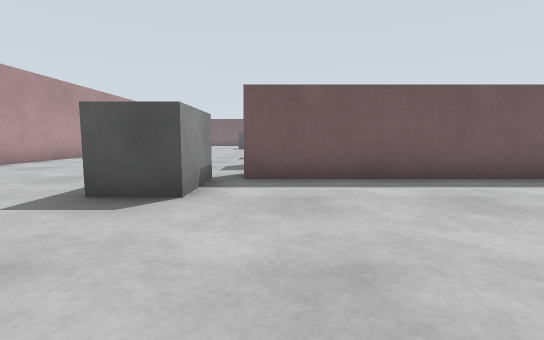
[1] (above)

23 first-person views from a walk through a Gazebo world. The camera is 0.72 m above the floor, tilts 6° down and sees 85° across. The floor is counted in squares, 1 m on a side. Each view is taken from the middle of a square. On the plan, view 1 faces up. The plan holds only what a view shows up to about 10 squares ahead; the rest is blank. Some stock models are drawn as simple stand-ins.

[2]
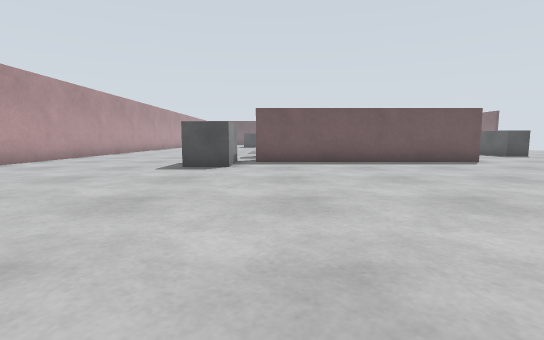

[3]
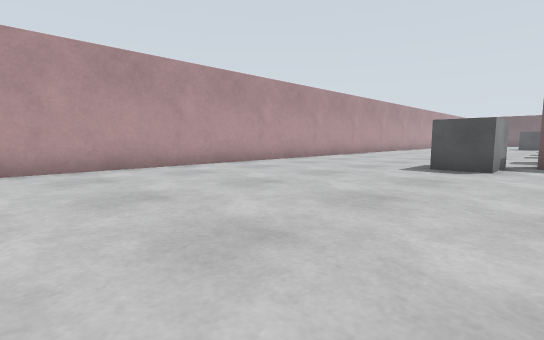

[4]
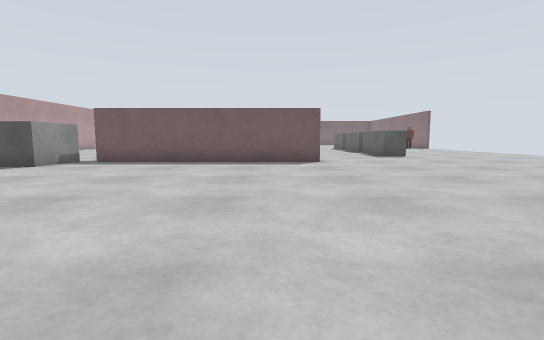

[5]
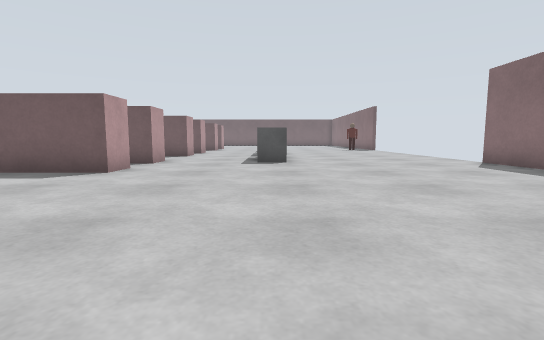

[6]
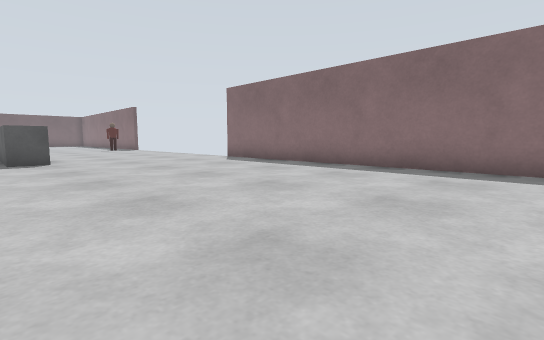

[7]
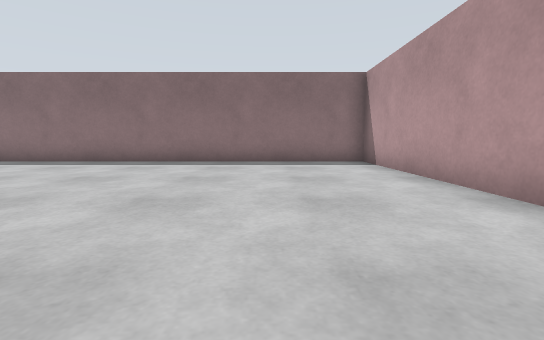

[8]
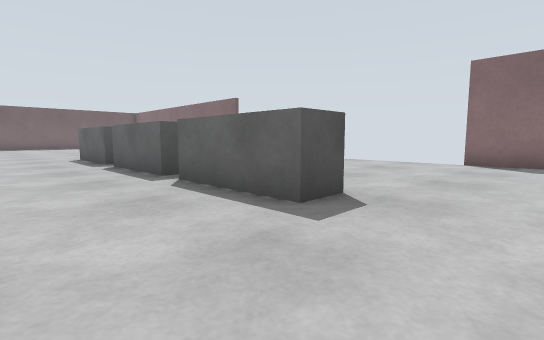

[9]
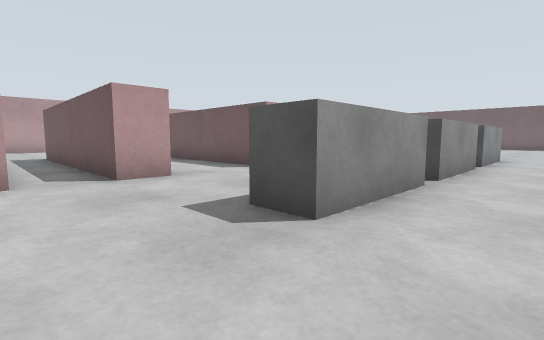

[10]
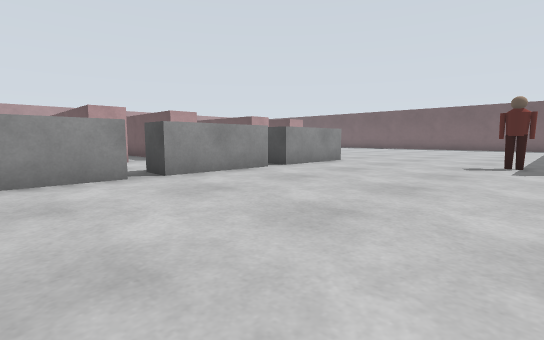

[11]
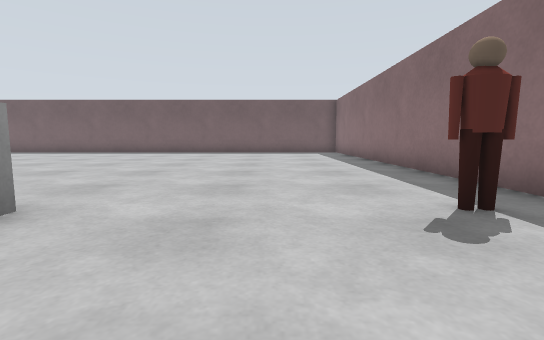

[12]
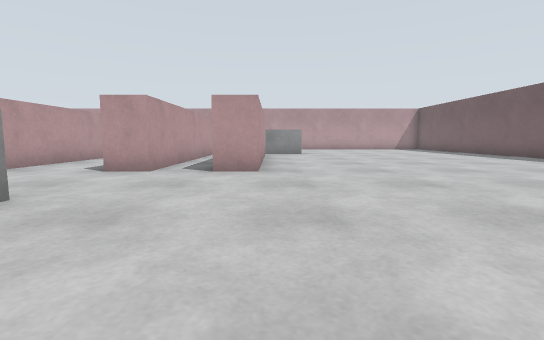

[13]
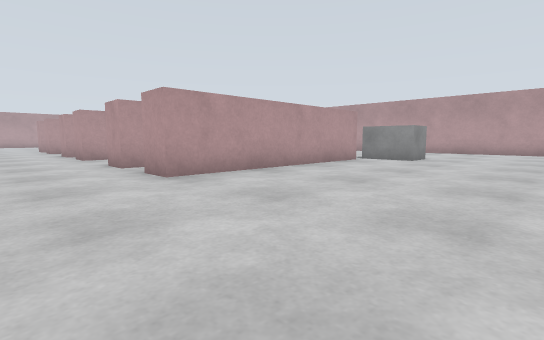

[14]
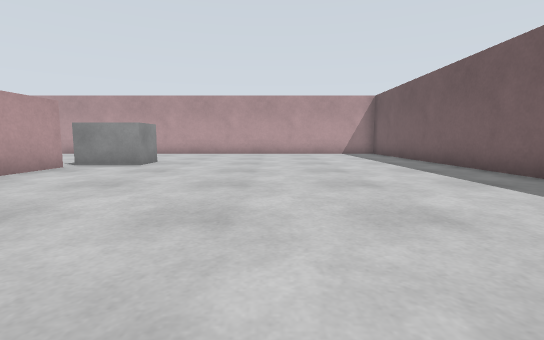

[15]
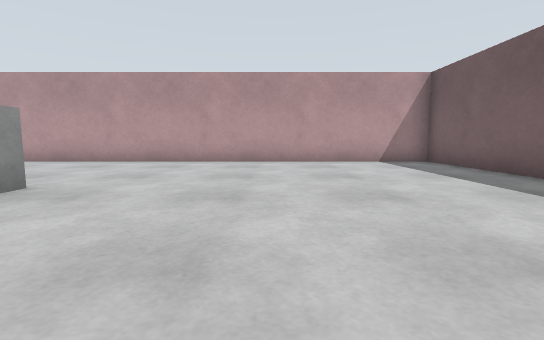

[16]
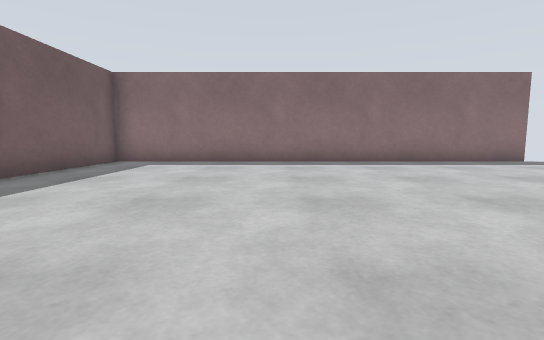

[17]
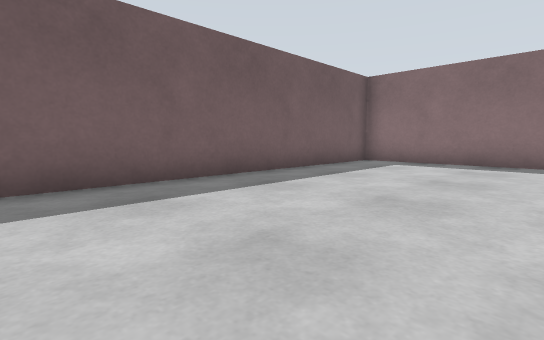

[18]
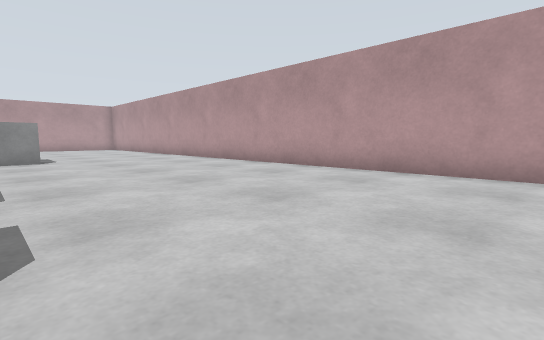

[19]
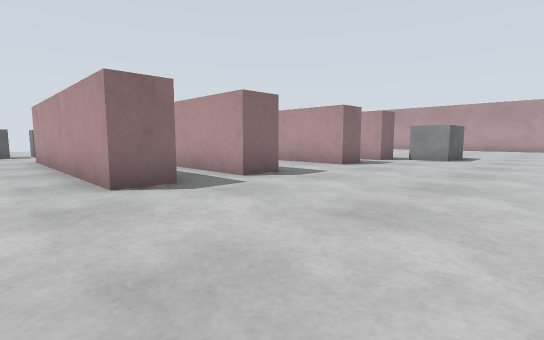

[20]
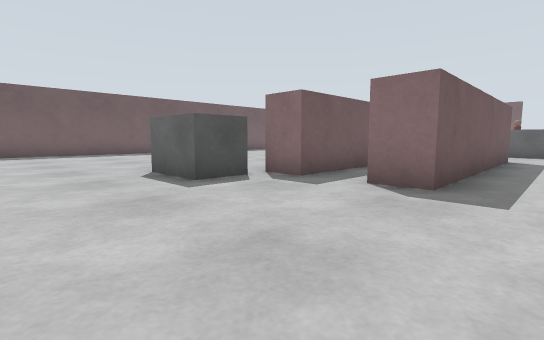

[21]
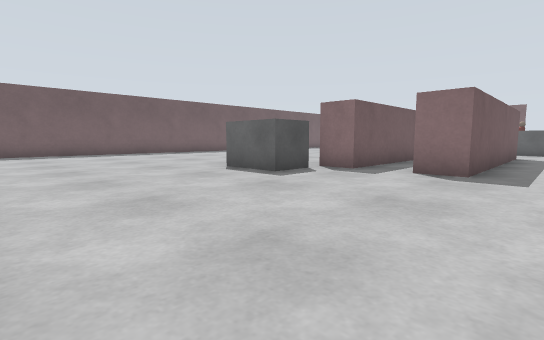

[22]
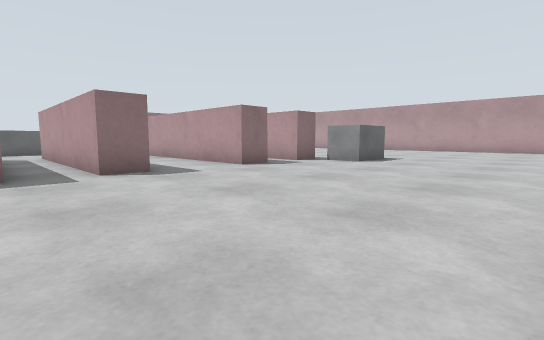

[23]
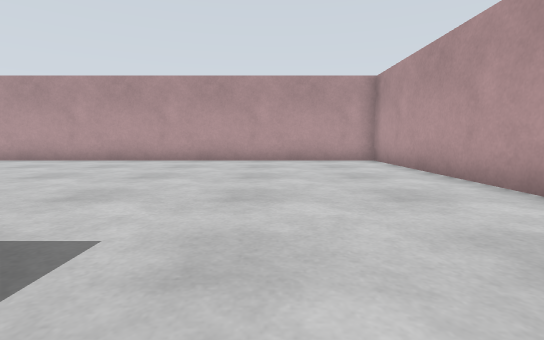

### Floor plan
Points are (right, up) in squares from view 1. A wall is a line through its corners. A room is listed if a view was taken in it or the views show most of it. See-through windows are left out.
Room 1 (views 1, 2, 3, 4, 5, 6, 7, 8, 9, 10, 11, 12, 13, 14, 15, 16, 17, 18, 19, 20, 21, 22, 23)
walls: (6.5, 12.4) (6.5, 11.3) (3, 11.3); (6.5, 8.8) (6.5, 7.7) (-0.5, 7.7) (-0.5, 8.7) (2, 8.7); (-0.5, 13.6) (-0.5, 14.7) (6.5, 14.7) (6.5, 13.6); (2.9, 18.3) (6.5, 18.3) (6.5, 17.3) (-0.5, 17.3) (-0.5, 18.4); (-0.5, 11.2) (-0.5, 12.3) (5.6, 12.3); (6.5, 6.4) (6.5, 5.3) (-0.5, 5.3); (3.5, 19.7) (-0.5, 19.7) (-0.5, 20.7) (6.5, 20.7) (6.5, 19.6); (16.4, 17.9) (16.4, 30.9) (7.1, 30.9); (-7.4, 15.8) (-7.4, 8); (-7.4, 6.2) (-7.4, -4.9) (5.1, -4.9); (1.8, 30.9) (-7.4, 30.9) (-7.4, 17.5); (10.1, -4.9) (16.4, -4.9) (16.4, 8)
ways out: gap at (17, 8); gap at (17, 18)
objects: grey box (-2, 4) to (-1, 5); grey box (-2, 21) to (-1, 22); grey box (10, 8) to (10, 11); grey box (10, 12) to (10, 14); grey box (10, 15) to (10, 18); person (15, 18)

Positions as (right, up) in squares from view 1, and headings:
1: (0, 0), facing up
2: (0, -4), facing up
3: (0, -4), facing up-left
4: (5, -4), facing up
5: (10, -1), facing up
6: (9, -2), facing up-right
7: (7, -2), facing right
8: (7, 6), facing up-right
9: (12, 6), facing up-left
10: (16, 9), facing up-left
11: (13, 15), facing up
12: (13, 21), facing left
13: (9, 26), facing down-left
14: (7, 26), facing left
15: (2, 26), facing left
16: (7, 26), facing right
17: (7, 26), facing up-right
18: (-1, 16), facing down-left
19: (-5, 16), facing down-right
20: (-5, 16), facing up-right
21: (-7, 16), facing up-right
22: (-7, 14), facing down-right
23: (-4, 5), facing down
